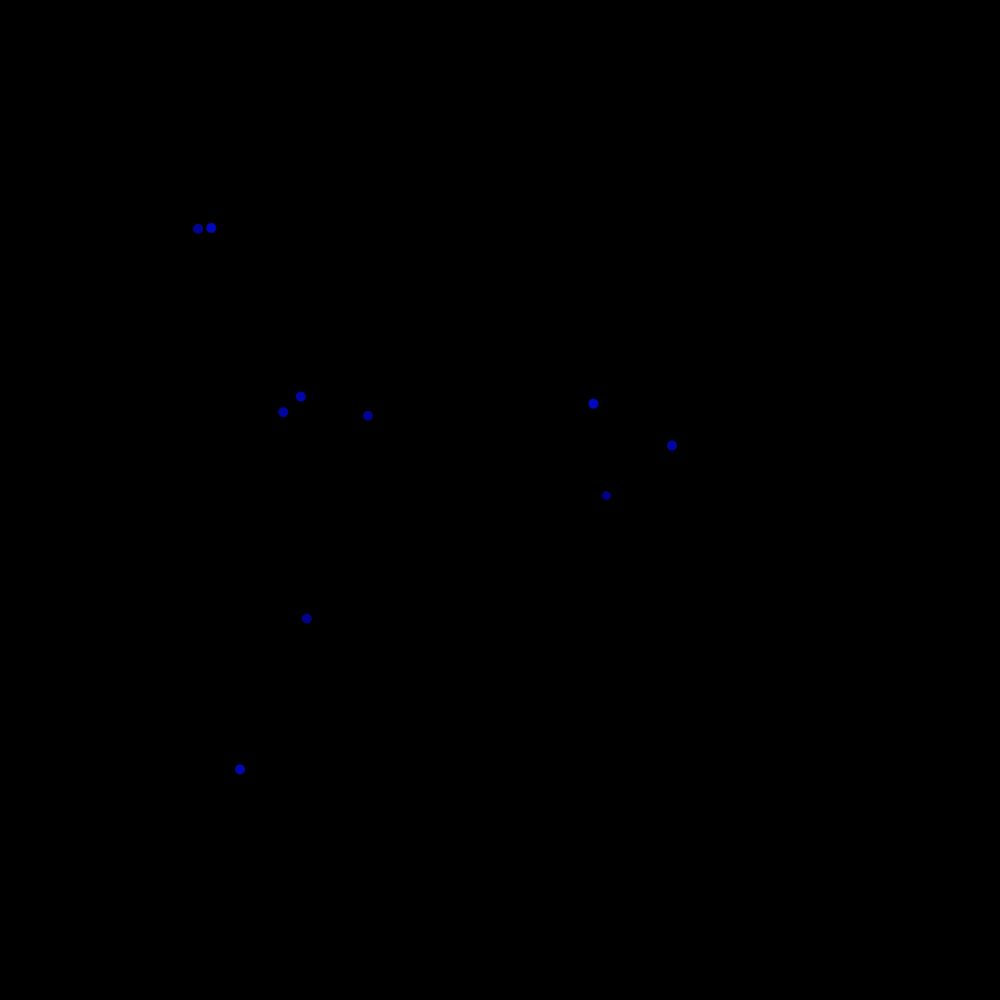
Frame 1 (no input)
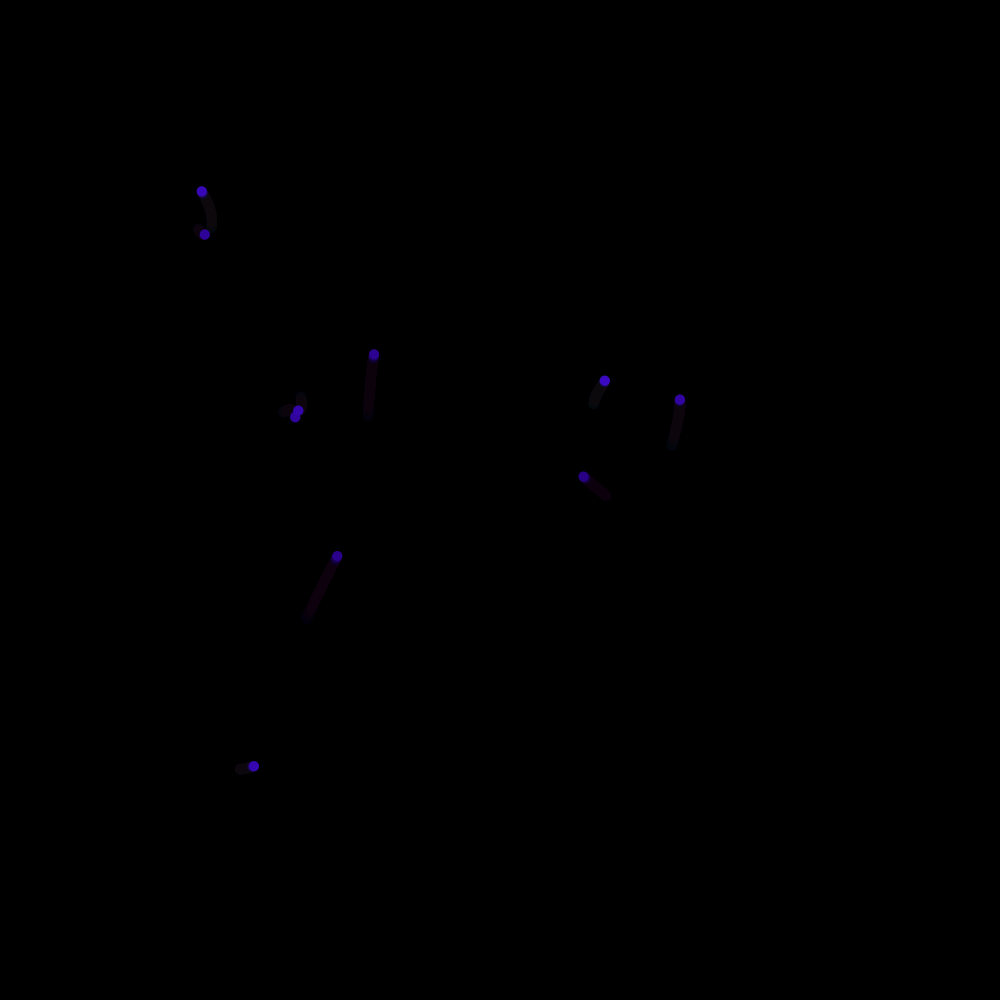
Frame 60 (the mouse pressed at the canvas centre just before this capture)
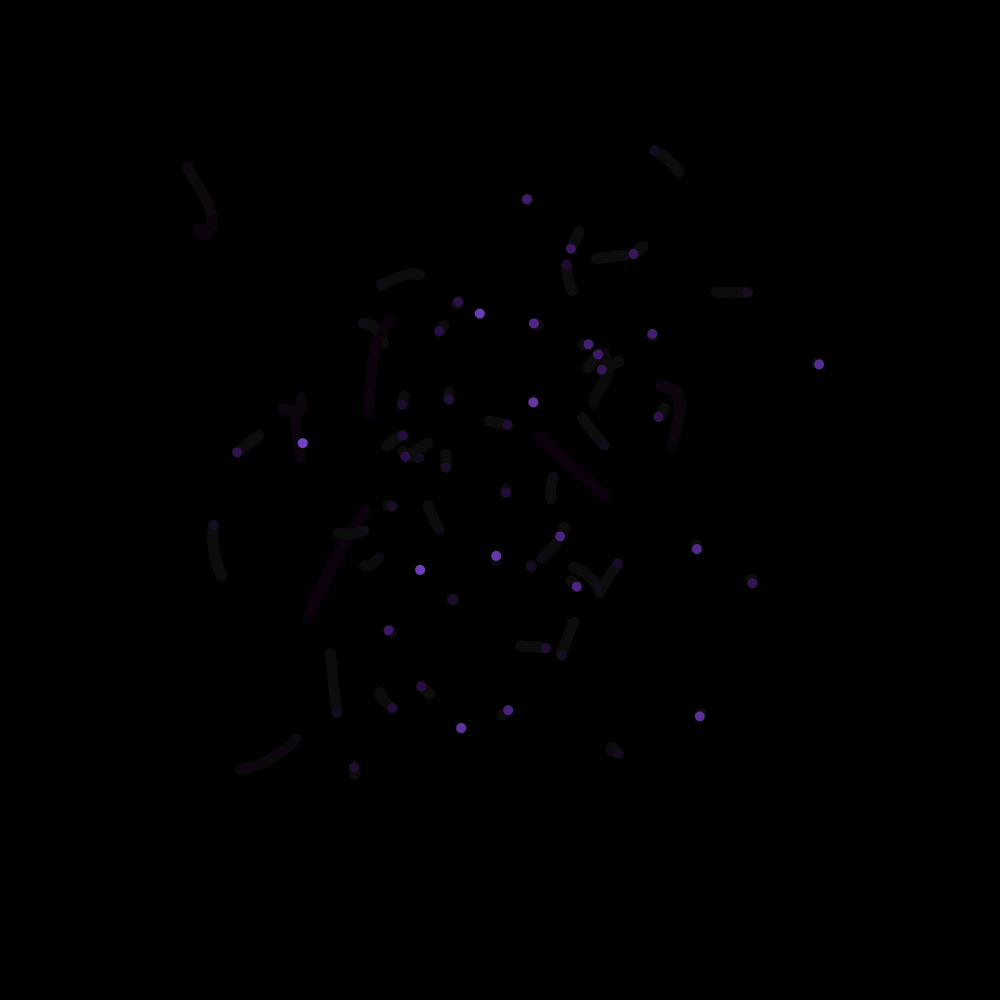
Frame 120 (the mouse held since frame 60 and released just before this capture)

The Processing sketch that drew these frames (run headless with seeded random() and noise(); from frame 60 on, the mouse is pressed at the canvas centre):

// Processing sketch: Magic_Worms
// ── Magic_Worms.pde
int wormCount = 10;
void setup() {
 size(1000, 1000);
 background(0, 0, 0);
}
void draw() {
for(int i = 0; i < wormCount; i++) {
makeWorm(i);
}
if(mousePressed) {
 wormCount++;
} 
}
void makeWorm(int i) {
 float x = random(300);
 float y = random(300);
 x = getWormX(i);
 y = getWormY(i);
 fill(frameCount, i, 200);
 ellipse(x, y, 10, 10);
 makeMagical();
}
float frequency = .001;
float noiseInterval = PI; 

void makeMagical() {
  fill( 0, 0, 0, 10 );rect(0, 0, width, height);noStroke();
}

float getWormX(int i) {
  return map(noise(i*noiseInterval + frameCount * frequency), 0, 1, 0, width);
}

float getWormY(int i) {
  return map(noise(i*noiseInterval+1 + frameCount * frequency), 0, 1, 0, height);
}
